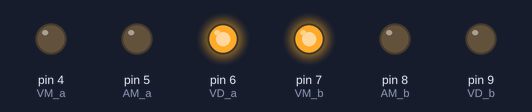
Simulated run of this sketch. Board: Arduino Uno, built with avr-gcc and run on an emulated ATmega328P. Shown: output pins drawn as LEDs (lit = HIGH).

Above: at 2.5 s.
At 6.0 s:
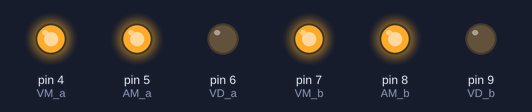
At 9.5 s:
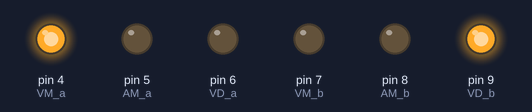
Timing chart, 0 to 15.6 s (numbered marks = the images above):
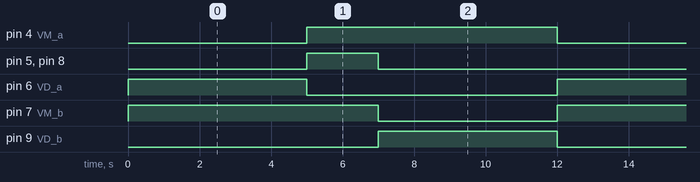

Measured:
- by itself, pin 4 (VM_a), pin 7 (VM_b): alternates HIGH for 7.0 s and LOW for 5.0 s
- by itself, pin 5 (AM_a), pin 8 (AM_b): alternates HIGH for 2.0 s and LOW for 10.0 s
- by itself, pin 6 (VD_a), pin 9 (VD_b): alternates HIGH for 5.0 s and LOW for 7.0 s

The sketch:

atividade_03_semaforo1.ino
```cpp
#define VM_a 4
#define AM_a 5
#define VD_a 6
#define VM_b 7
#define AM_b 8
#define VD_b 9

void setup() {
  pinMode(VM_a, OUTPUT);
  pinMode(AM_a, OUTPUT);
  pinMode(VD_a, OUTPUT);
  pinMode(VM_b, OUTPUT);
  pinMode(AM_b, OUTPUT);
  pinMode(VD_b, OUTPUT);

  digitalWrite(VM_a, HIGH);  // Começa com vermelho
  digitalWrite(AM_a, LOW);
  digitalWrite(VD_a, LOW);
  digitalWrite(VM_b, HIGH);  // Começa com vermelho
  digitalWrite(AM_b, LOW);
  digitalWrite(VD_b, LOW);
}

void loop() {
  // Sinal verde para carros
  digitalWrite(VM_a, LOW);
  digitalWrite(AM_a, LOW);
  digitalWrite(VD_a, HIGH);

  digitalWrite(VM_b, HIGH);
  digitalWrite(AM_b, LOW);
  digitalWrite(VD_b, LOW);

  delay(5000);  // Espera por 5 segundos

  // Sinal amarelo para carros
  digitalWrite(VM_a, HIGH);
  digitalWrite(AM_a, HIGH);
  digitalWrite(VD_a, LOW);

  digitalWrite(VM_b, HIGH);
  digitalWrite(AM_b, HIGH);
  digitalWrite(VD_b, LOW);

  delay(2000);  // Espera por 2 segundos

  // Sinal vermelho para carros
  digitalWrite(VM_a, HIGH);
  digitalWrite(AM_a, LOW);
  digitalWrite(VD_a, LOW);

  digitalWrite(VM_b, LOW);
  digitalWrite(AM_b, LOW);
  digitalWrite(VD_b, HIGH);

  delay(5000);  // Espera por 5 segundos
}
```
